Frame 1 (no input): blank canvas, image omitted
Frame 60 (no input): blank canvas, image omitted
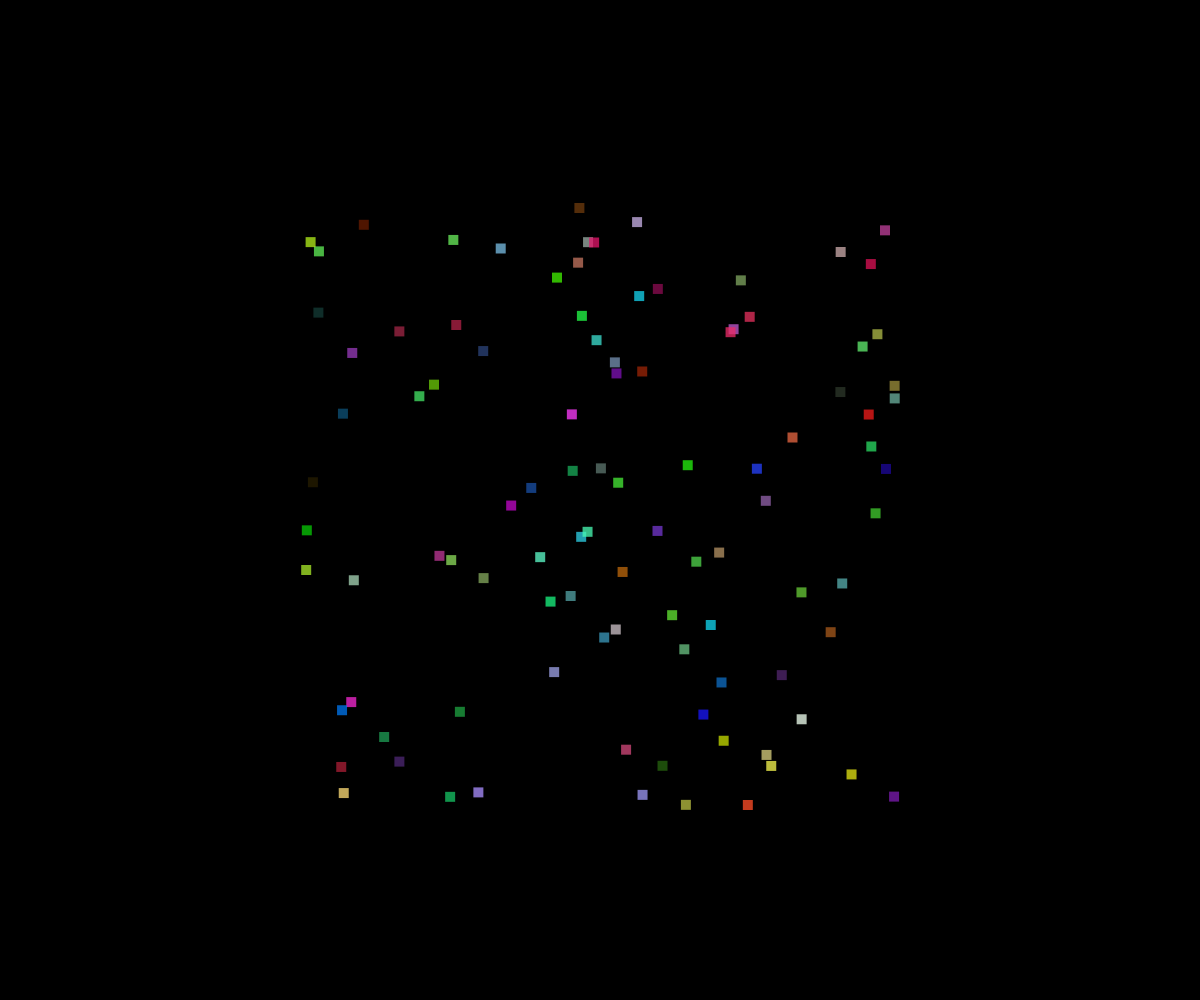
Frame 120 (the mouse pressed at the canvas centre since frame 60)

The p5.js sketch whose frames 1 and 60 were blank and that drew this single picture after the mouse press (run headless with seeded random() and noise() and a simulated clock; from frame 60 on, the mouse is pressed at the canvas centre):

// p5.js sketch
// ── sketch.js
// Project Title
// Your Name
// Date
//
// Extra for Experts:
// - describe what you did to take this project "above and beyond"

let particleNumber = 100;

class Particle{
  constructor(x, y){
    this.x = x;
    this.y = y;
    this.dx = random(-5, 5);
    this.dy = random(-5, 5);
    this.r = random(255);
    this.g = random(255);
    this.b = random(255);
    this.alpha = 255;
    this.color = color(this.r, this.g, this.b, this.alpha);
    this.width = 10;
  }

  update(){
    //move
    this.x += this.dx;
    this.y += this.dy;

    //make more transparent
    this.alpha--;
    this.color = color(this.r, this.g, this.b, this.alpha);
  }

  display(){
    noStroke();
    fill(this.color);
    square(this.x, this.y, this.width);
  }

  isDead(){
    return this.alpha <= 0;
  }
}

let theFireworks = [];

function setup() {
  createCanvas(windowWidth, windowHeight);
}

function draw() {
  background(0);
  for (let i = 0; i < theFireworks.length; i++){
    theFireworks[i].update();
    if (theFireworks[i].isDead()){
      //remove from array
      theFireworks.splice(i, 1);
    }
    else{
      theFireworks[i].display();
    }
  }
}

function mousePressed(){
  for (let i = 0; i < particleNumber; i++){
    let someParticle = new Particle(mouseX, mouseY);
    theFireworks.push(someParticle);
  }
}
